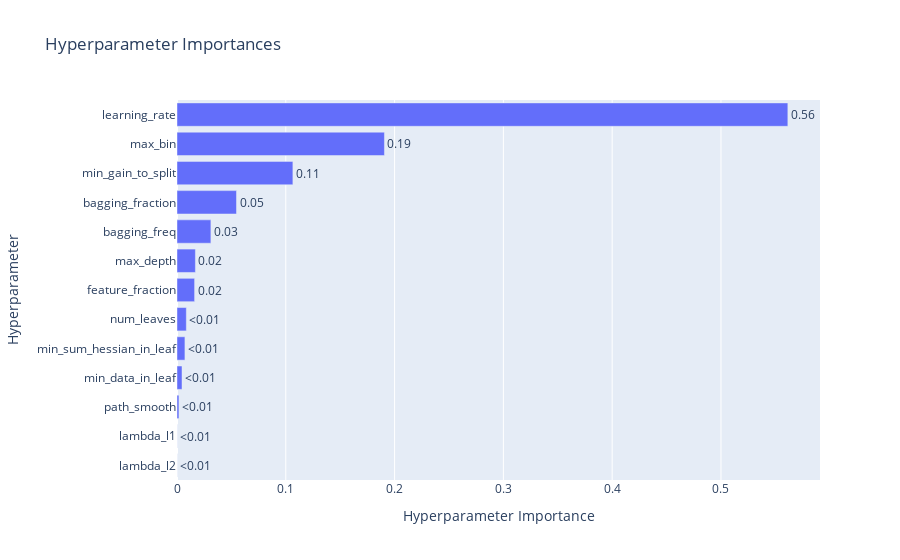
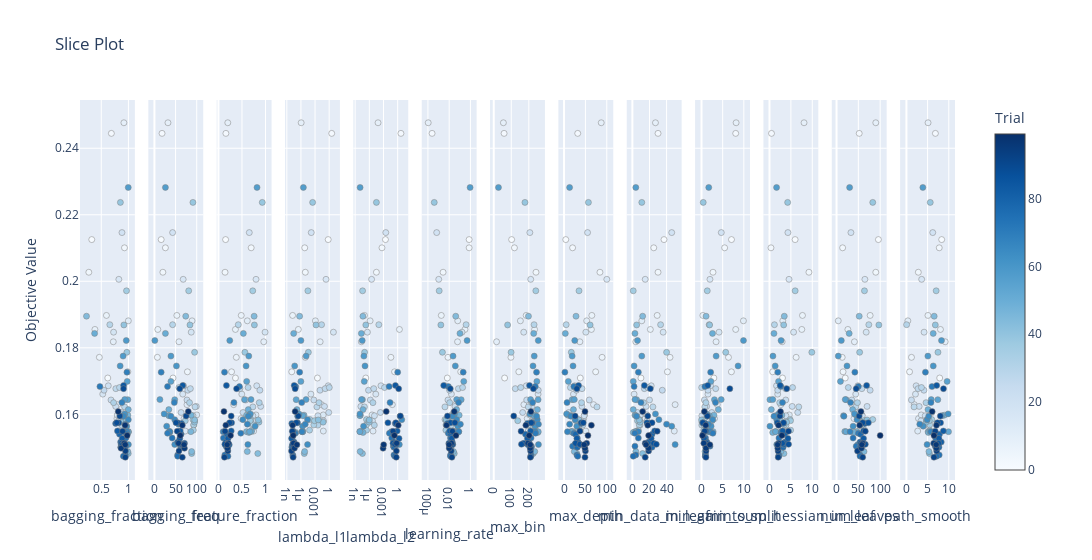

The code cell stored with these charts, in order, in its notebook:
### Code cell
memo = "add last race results, bloods infomation with standardize. n_rials=100."
model = model_tuner.simple_lightGBM(df3, feature_col2, memo=memo, n_trials=100, save_result=True, visualization=True)
